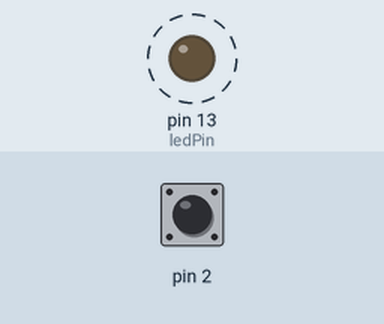
This sketch was run on a simulated Arduino Uno, built with avr-gcc and run on an emulated ATmega328P. On the bench: output pins drawn as LEDs (lit = HIGH). Dashed ring = blinking. Inputs (shaded band) come from the test bench; at power-on: pin 2 HIGH. What the sketch prints to the serial monitor is not drawn.

Above: at 0.5 s.
Timing chart, 0 to 4.6 s (numbered marks = the images above):
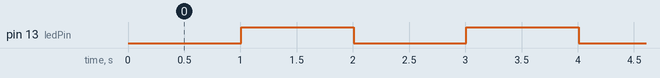

The sketch:

BlinkWithoutDelay.ino
```cpp
// constants won't change. Used here to set a pin number:
const int ledPin = LED_BUILTIN;  // the number of the LED pin
// Variables will change:
int ledState = LOW;  // ledState used to set the LED
// Generally, you should use "unsigned long" for variables that hold time
// The value will quickly become too large for an int to store
unsigned long previousMillis = 0;  // will store last time LED was updated
// constants won't change:
const long interval = 1000;  // interval at which to blink (milliseconds)
int pushButton = 2;
void setup() {
  // set the digital pin as output:
  pinMode(ledPin, OUTPUT);
Serial.begin(9600);
pinMode(2, INPUT_PULLUP);
}
void loop() {
  // here is where you'd put code that needs to be running all the time.
  // check to see if it's time to blink the LED; that is, if the difference
  // between the current time and last time you blinked the LED is bigger than
  // the interval at which you want to blink the LED.
  unsigned long currentMillis = millis();
int buttonState = digitalRead(2);
Serial.println(buttonState);
  if (currentMillis - previousMillis >= interval) {
    // save the last time you blinked the LED
    previousMillis = currentMillis;
    // if the LED is off turn it on and vice-versa:
    if (ledState == LOW) {
      ledState = HIGH;
    } else {
      ledState = LOW;
    }
    // set the LED with the ledState of the variable:
    digitalWrite(ledPin, ledState);
  }
}
```

Measured:
- by itself, pin 13 (ledPin): alternates HIGH for 1.0 s and LOW for 1.0 s
